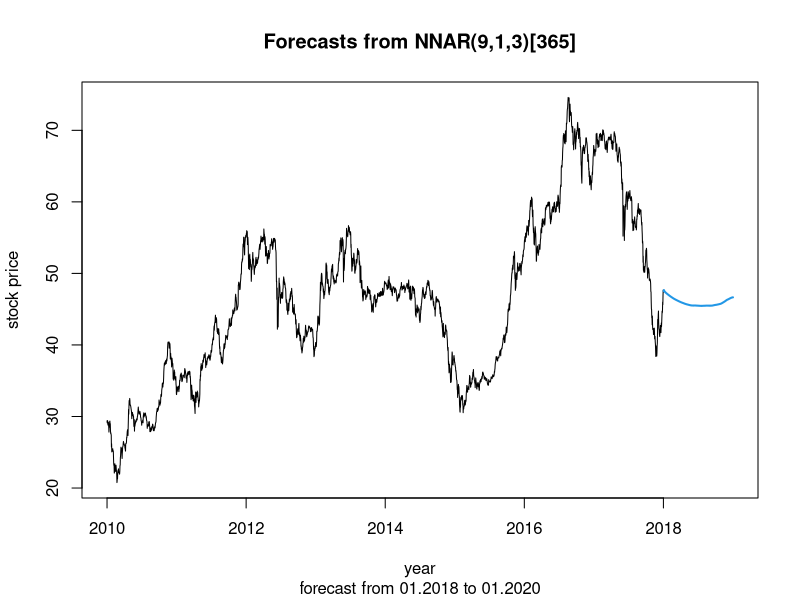

Source code (R):
# neuralnet
#
library(forecast)
library(tseries)
library(lubridate)
#
dji.prices <- read.csv(file.path('data', 'DJI.csv'), stringsAsFactors = FALSE)
#
dji.prices <- transform(dji.prices, Date = ymd(Date))
dji <- with(dji.prices, rev(Close))
dates <- with(dji.prices, rev(Date))
#
dji.msts <- msts(rev(dji), seasonal.periods=c(7,365.25), start=2010, end=2018)
#
fit <- nnetar(dji.msts, p = 9, P=, size = 3, repeats = 10, lambda = 0)
dji.f <- forecast(fit, 365)
plot(dji.f, ylab="stock price", xlab="year", sub="forecast from 01.2018 to 01.2020")
#
